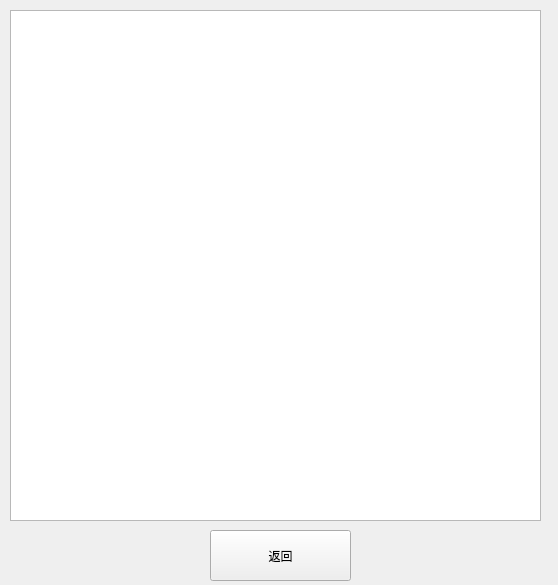
<?xml version="1.0" encoding="UTF-8"?>
<ui version="4.0">
 <class>tentantswishlist</class>
 <widget class="QWidget" name="tentantswishlist">
  <property name="geometry">
   <rect>
    <x>0</x>
    <y>0</y>
    <width>558</width>
    <height>585</height>
   </rect>
  </property>
  <property name="windowTitle">
   <string>看房单</string>
  </property>
  <widget class="QListWidget" name="listWidget">
   <property name="geometry">
    <rect>
     <x>10</x>
     <y>10</y>
     <width>531</width>
     <height>511</height>
    </rect>
   </property>
  </widget>
  <widget class="QPushButton" name="pushButton">
   <property name="geometry">
    <rect>
     <x>210</x>
     <y>530</y>
     <width>141</width>
     <height>51</height>
    </rect>
   </property>
   <property name="styleSheet">
    <string notr="true">font: 25 14pt &quot;Microsoft YaHei&quot;;</string>
   </property>
   <property name="text">
    <string>返回</string>
   </property>
  </widget>
 </widget>
 <resources/>
 <connections/>
</ui>
